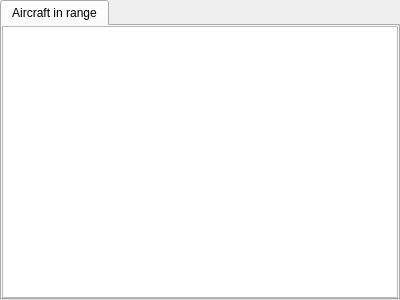
<?xml version="1.0" encoding="UTF-8"?>
<ui version="4.0">
 <class>CAircraftComponent</class>
 <widget class="QTabWidget" name="CAircraftComponent">
  <property name="geometry">
   <rect>
    <x>0</x>
    <y>0</y>
    <width>400</width>
    <height>300</height>
   </rect>
  </property>
  <property name="currentIndex">
   <number>0</number>
  </property>
  <widget class="QWidget" name="tb_AircraftInRange">
   <attribute name="title">
    <string>Aircraft in range</string>
   </attribute>
   <layout class="QVBoxLayout" name="vl_AircraftsInRange">
    <property name="spacing">
     <number>0</number>
    </property>
    <property name="leftMargin">
     <number>0</number>
    </property>
    <property name="topMargin">
     <number>0</number>
    </property>
    <property name="rightMargin">
     <number>0</number>
    </property>
    <property name="bottomMargin">
     <number>0</number>
    </property>
    <item>
     <widget class="swift::gui::views::CSimulatedAircraftView" name="tvp_AircraftInRange">
      <property name="selectionMode">
       <enum>QAbstractItemView::SingleSelection</enum>
      </property>
      <property name="selectionBehavior">
       <enum>QAbstractItemView::SelectRows</enum>
      </property>
      <attribute name="verticalHeaderVisible">
       <bool>false</bool>
      </attribute>
     </widget>
    </item>
   </layout>
  </widget>
 </widget>
 <customwidgets>
  <customwidget>
   <class>swift::gui::views::CSimulatedAircraftView</class>
   <extends>QTableView</extends>
   <header>gui/views/simulatedaircraftview.h</header>
  </customwidget>
 </customwidgets>
 <resources/>
 <connections/>
</ui>
